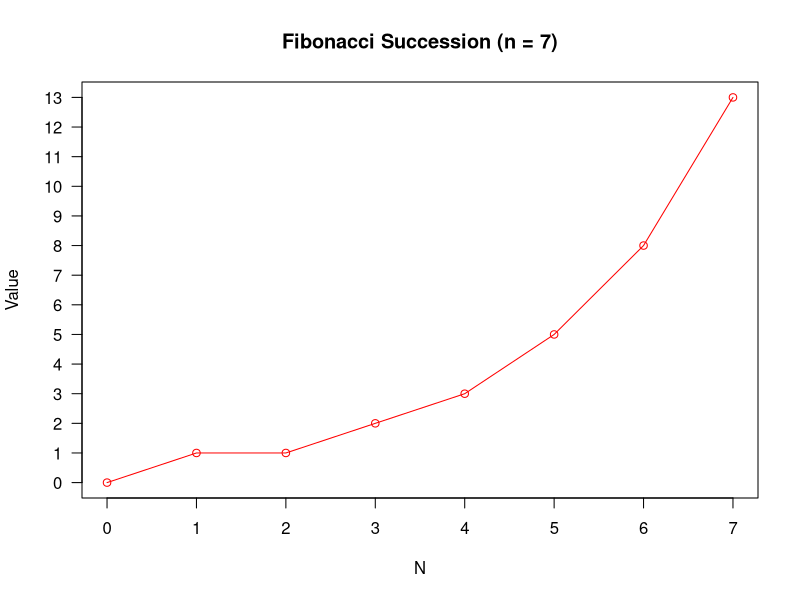

Recreate this plot in R.

rm(list = ls()); # Clear all the data in the environment

# Fibonacci function
fibonacci <- function(n=-1)
{
  if(n < 2) # First 2 values of the succession: 0 y 1
  {
    result <- n;
  }
  else if (n >= 2) # Calculate the following values (> 1) of the succession by recursivity
  {
    result <- fibonacci(n-1) + fibonacci(n-2); # Recursive call to itself
  }
  else # Manage invalid input arguments of the function
  {
    printf("Invalid or empty n input, expected an unsigned integer: fibonacci(n)");
    result <- -1; # Error result
  }
  
  return(result);
}

# Plot the first 7 values of the Fibonacci succession
x <- seq(0,7,1);
y <- lapply(x,fibonacci);
plot(x, y, type="o", col="red", main="Fibonacci Succession (n = 7)", xlab="N", ylab="Value", axes=FALSE);
axis(1, las=1, at=1*0:7);
axis(2, las=1, at=1*0:13);
box()